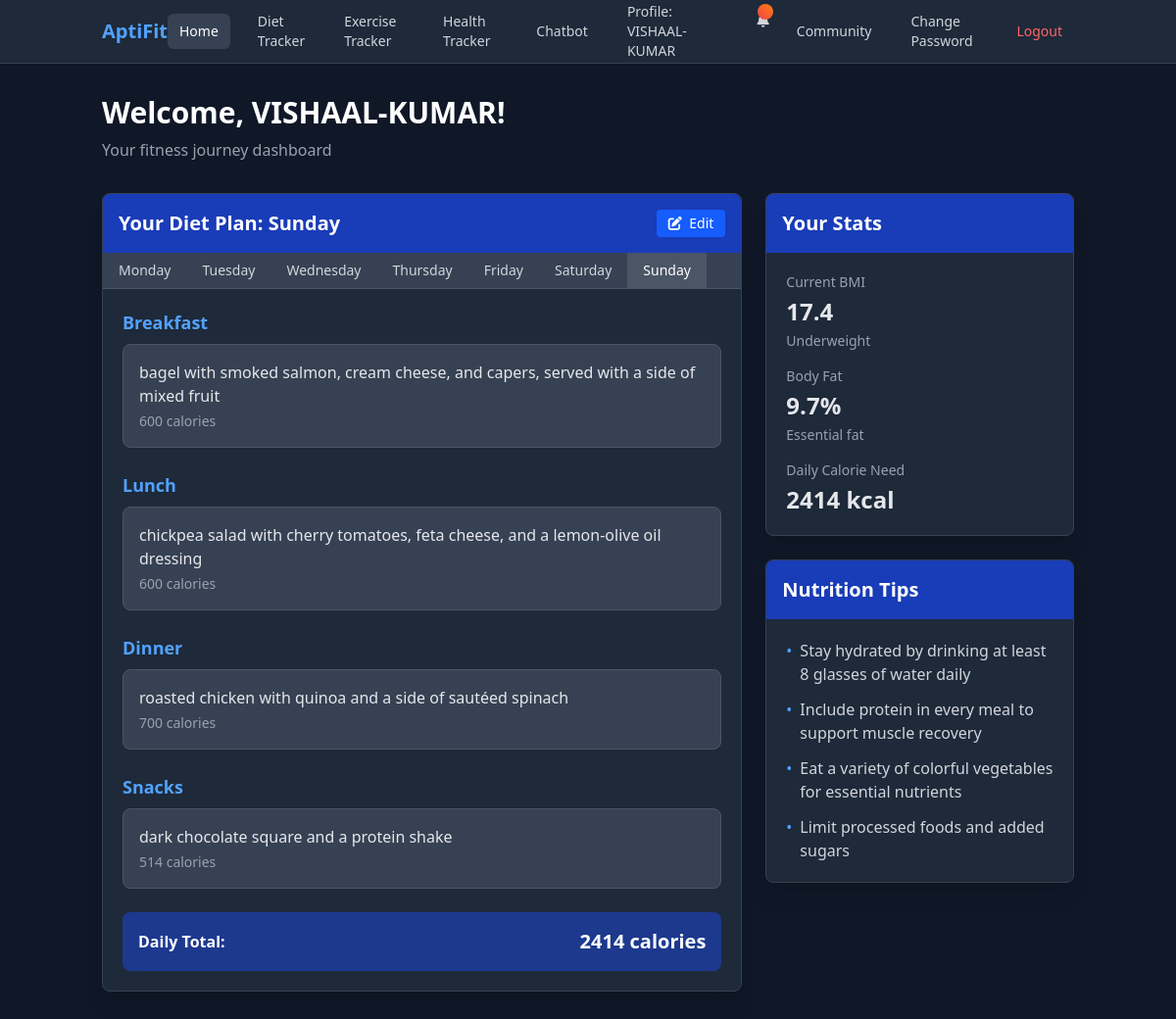
Before: / (signed in) with the older database file.
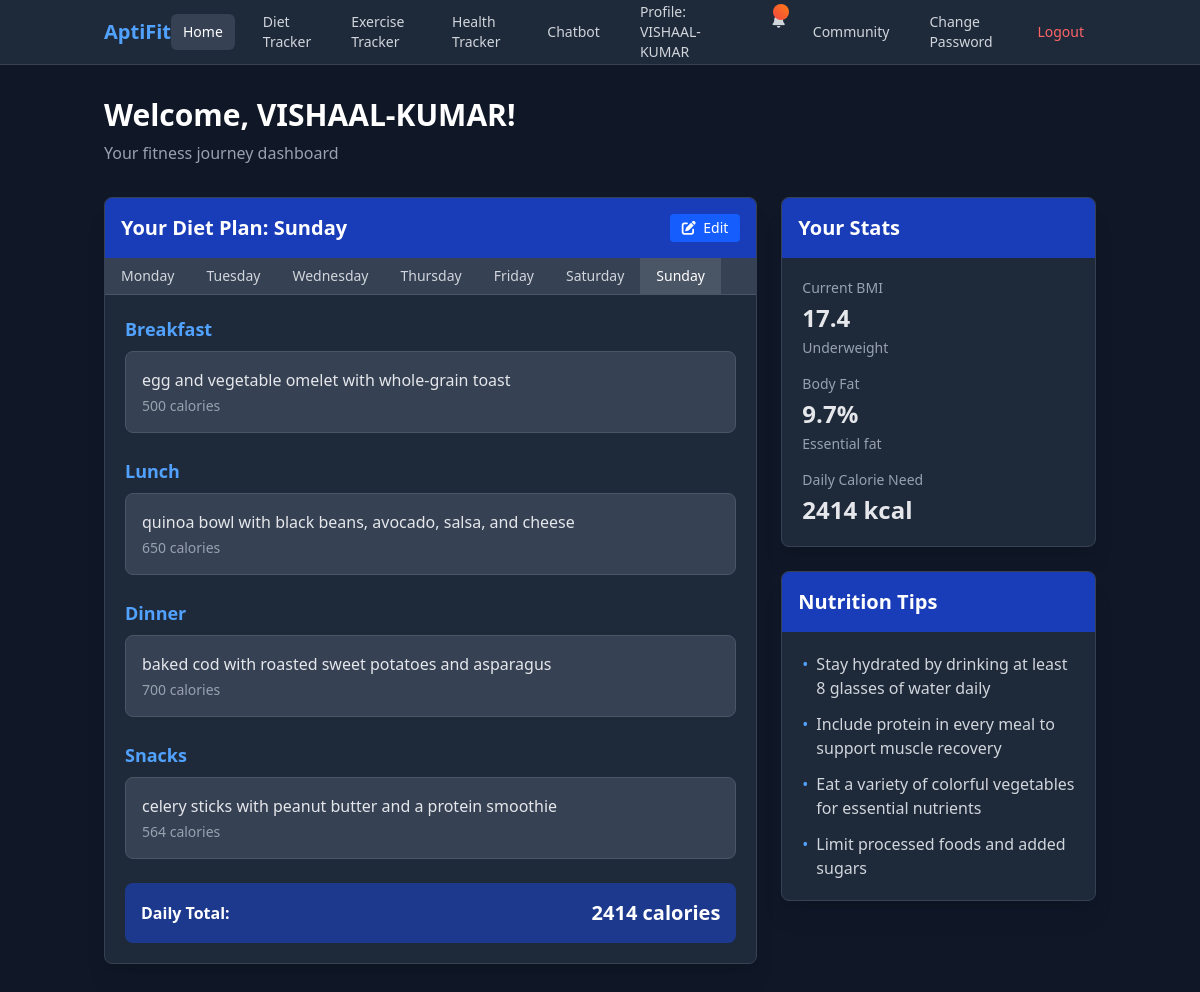
After: the same page with the newer database file.
### fitness/models.py (models this page shows, shortened)
class DailyDietPlan(models.Model):
    DAYS_OF_WEEK = [
        ('monday', 'Monday'),
        ('tuesday', 'Tuesday'),
        ('wednesday', 'Wednesday'),
        ('thursday', 'Thursday'),
        ('friday', 'Friday'),
        ('saturday', 'Saturday'),
        ('sunday', 'Sunday'),
    ]
    diet_plan = models.ForeignKey(
        DietPlan, related_name='daily_plans', on_delete=models.CASCADE)
    day_of_week = models.CharField(max_length=10, choices=DAYS_OF_WEEK)
    breakfast = models.TextField(blank=True, null=True)
    breakfast_calories = models.IntegerField(blank=True, null=True)
    lunch = models.TextField(blank=True, null=True)
    lunch_calories = models.IntegerField(blank=True, null=True)
    dinner = models.TextField(blank=True, null=True)
    dinner_calories = models.IntegerField(blank=True, null=True)
    snacks = models.TextField(blank=True, null=True)
    snacks_calories = models.IntegerField(blank=True, null=True)
    class Meta:
        unique_together = ['diet_plan', 'day_of_week']
    @property
    def total_calories(self):
        total = 0
        if self.breakfast_calories:
            total += self.breakfast_calories
        if self.lunch_calories:
            total += self.lunch_calories
        if self.dinner_calories:
            total += self.dinner_calories
        if self.snacks_calories:
            total += self.snacks_calories
        return total if total > 0 else None

### fitness/views.py (the view)
# urls.py: path('', views.index, name='index'),
@login_required
def index(request):
    import datetime
    day_param = request.GET.get('day')
    if day_param:
        current_day = day_param.lower()
    else:
        current_day = datetime.datetime.now().strftime('%A').lower()
    try:
        diet_plan = DietPlan.objects.get(user=request.user)
        daily_plan = diet_plan.get_day_plan(current_day)
    except DietPlan.DoesNotExist:
        diet_plan = None
        daily_plan = None
    user_profile = request.user.userprofile
    bmi = user_profile.bmi
    body_fat = user_profile.body_fat
    daily_calories = user_profile.daily_calorie_needs
    notification_preference = request.user.userprofile.notification_preference
    diet_notification = None
    exercise_notification = None
    if notification_preference == 'daily':
        import datetime
        current_weekday = datetime.datetime.now().strftime('%A').lower()
        diet_notification = f"Remember to follow your {current_day} diet plan!"
        if hasattr(request.user, 'exerciseplan'):
            exercise_plan = request.user.exerciseplan
            today_exercise = None
            for day in exercise_plan.days.all():
                if day.day.lower() == current_weekday:
                    today_exercise = day
                    break
            if today_exercise:
                exercise_notification = {
                    'message': f"Don't forget today's {today_exercise.focus} workout! ({today_exercise.duration})",
                    'timestamp': 'Today'
                }
            else:
                exercise_notification = {
                    'message': "Remember to check your exercise plan for today!",
                    'timestamp': 'Today'
                }
    notifications = request.session.get('notifications', [])
    unread_notifications = [
        n for n in notifications if not n.get('read', False)]
    has_unread = len(unread_notifications) > 0
    if has_unread:
        for notification in notifications:
            notification['read'] = True
        request.session.modified = True
    context = {
        'diet_plan': diet_plan,
        'daily_plan': daily_plan,
        'current_day': current_day.title(),  # Capitalize for display
        'days_of_week': DailyDietPlan.DAYS_OF_WEEK,
        'bmi': bmi,
        'bmi_category': user_profile.bmi_category,
        'body_fat': body_fat,
        'body_fat_category': user_profile.body_fat_category,
        'daily_calories': daily_calories,
        'diet_notification': diet_notification,
        'exercise_notification': exercise_notification,
        'notification_preference': notification_preference,
        'notifications': notifications,
    }
    has_notifications = diet_notification is not None or exercise_notification is not None
    context['has_notifications'] = has_notifications
    if notifications:
        context['notification_count'] = len(
            notifications) + (1 if exercise_notification else 0)
    elif has_notifications:
        context['notification_count'] = (
            1 if diet_notification else 0) + (1 if exercise_notification else 0)
    return render(request, 'fitness/index.html', context)

### fitness/models.py (called while the page is built)
    @property
    def bmi(self):
        if self.height and self.weight:
            height_m = self.height / 100
            return round(self.weight / (height_m * height_m), 1)
        return None

    @property
    def bmi_category(self):
        bmi = self.bmi
        if bmi is None:
            return None
        elif bmi < 18.5:
            return "Underweight"
        elif bmi < 25:
            return "Normal weight"
        elif bmi < 30:
            return "Overweight"
        else:
            return "Obese"

    @property
    def body_fat(self):
        bmi = self.bmi
        if bmi is None or not self.sex or not self.age:
            return None
        if self.sex.lower() == "male":
            return round(1.20 * bmi + 0.23 * self.age - 10.8 * 1 - 5.4, 1)
        else:
            return round(1.20 * bmi + 0.23 * self.age - 10.8 * 0 - 5.4, 1)

    def get_day_plan(self, day_of_week):
        try:
            return self.daily_plans.get(day_of_week=day_of_week.lower())
        except DailyDietPlan.DoesNotExist:
            return None

### fitness/templates/fitness/index.html (shortened to what the changed rows need)
<!DOCTYPE html>
<html lang="en">
  <head>
    <script src="https://cdn.jsdelivr.net/npm/@tailwindcss/browser@4"></script>
    <link rel="stylesheet" href="https://cdnjs.cloudflare.com/ajax/libs/font-awesome/6.4.0/css/all.min.css">
  </head>
  <body class="bg-gray-900 min-h-screen text-gray-200">
    <div class="container mx-auto px-4 py-8">
      <div class="mb-8">
        <h1 class="text-3xl font-bold text-white mb-2">Welcome, {{ user.username }}!</h1>
      </div>
      <div class="grid grid-cols-1 lg:grid-cols-3 gap-6">
        <div class="lg:col-span-2">
          <div class="bg-gray-800 rounded-lg shadow-xl border border-gray-700 overflow-hidden">
            <div class="bg-blue-800 text-white p-4 flex justify-between items-center">
              <h2 class="text-xl font-bold">Your Diet Plan: {{ current_day }}</h2>
            </div>
            <div class="p-5">
              {% if daily_plan %}
                <div class="space-y-6">
                  <div class="space-y-2">
                    <h3 class="text-lg font-semibold text-blue-400">Breakfast</h3>
                    <div class="bg-gray-700 p-4 rounded-lg border border-gray-600">
                      {% if daily_plan.breakfast %}
                        <p>{{ daily_plan.breakfast }}</p>
                        {% if daily_plan.breakfast_calories %}
                          <p class="text-sm text-gray-400 mt-1">{{ daily_plan.breakfast_calories }} calories</p>
                        {% endif %}
                      {% else %}
                        <p class="text-gray-400 italic">Ask the chatbot to generate a diet plan</p>
                      {% endif %}
                    </div>
                  </div>
                  <div class="space-y-2">
                    <h3 class="text-lg font-semibold text-blue-400">Lunch</h3>
                    <div class="bg-gray-700 p-4 rounded-lg border border-gray-600">
                      <p>{{ daily_plan.lunch|default:"No lunch specified" }}</p>
                      {% if daily_plan.lunch_calories %}
                        <p class="text-sm text-gray-400 mt-1">{{ daily_plan.lunch_calories }} calories</p>
                      {% endif %}
                    </div>
                  </div>
                  <div class="space-y-2">
                    <h3 class="text-lg font-semibold text-blue-400">Dinner</h3>
                    <div class="bg-gray-700 p-4 rounded-lg border border-gray-600">
                      <p>{{ daily_plan.dinner|default:"No dinner specified" }}</p>
                      {% if daily_plan.dinner_calories %}
                        <p class="text-sm text-gray-400 mt-1">{{ daily_plan.dinner_calories }} calories</p>
                      {% endif %}
                    </div>
                  </div>
                  <div class="space-y-2">
                    <h3 class="text-lg font-semibold text-blue-400">Snacks</h3>
                    <div class="bg-gray-700 p-4 rounded-lg border border-gray-600">
                      <p>{{ daily_plan.snacks|default:"No snacks specified" }}</p>
                      {% if daily_plan.snacks_calories %}
                        <p class="text-sm text-gray-400 mt-1">{{ daily_plan.snacks_calories }} calories</p>
                      {% endif %}
                    </div>
                  </div>
                  {% if daily_plan.total_calories %}
                    <div class="bg-blue-900 p-4 rounded-lg text-white">
                      <div class="flex justify-between items-center">
                        <span class="font-semibold">Daily Total:</span>
                        <span class="font-bold text-xl">{{ daily_plan.total_calories }} calories</span>
                      </div>
                    </div>
                  {% endif %}
                </div>
              {% endif %}
            </div>
          </div>
        </div>
        <div class="lg:col-span-1">
          <div class="grid grid-cols-1 gap-6">
            <div class="bg-gray-800 rounded-lg shadow-xl border border-gray-700 overflow-hidden">
              <div class="bg-blue-800 text-white p-4">
                <h2 class="text-xl font-bold">Your Stats</h2>
              </div>
            </div>
            <div class="bg-gray-800 rounded-lg shadow-xl border border-gray-700 overflow-hidden">
              <div class="bg-blue-800 text-white p-4">
                <h2 class="text-xl font-bold">Nutrition Tips</h2>
              </div>
            </div>
          </div>
        </div>
      </div>
    </div>
  </body>
</html>

Changed rows visible on the page:
changed DailyDietPlan: breakfast "bagel with smoked salmon, cream cheese, and capers, served with a side of mixed fruit" → "egg and vegetable omelet with whole-grain toast"; breakfast_calories "600" → "500"; lunch "chickpea salad with cherry tomatoes, feta cheese, and a lemon-olive oil dressing" → "quinoa bowl with black beans, avocado, salsa, and cheese"; lunch_calories "600" → "650"; dinner "roasted chicken with quinoa and a side of sautéed spinach" → "baked cod with roasted sweet potatoes and asparagus"; snacks "dark chocolate square and a protein shake" → "celery sticks with peanut butter and a protein smoothie"; snacks_calories "514" → "564"
